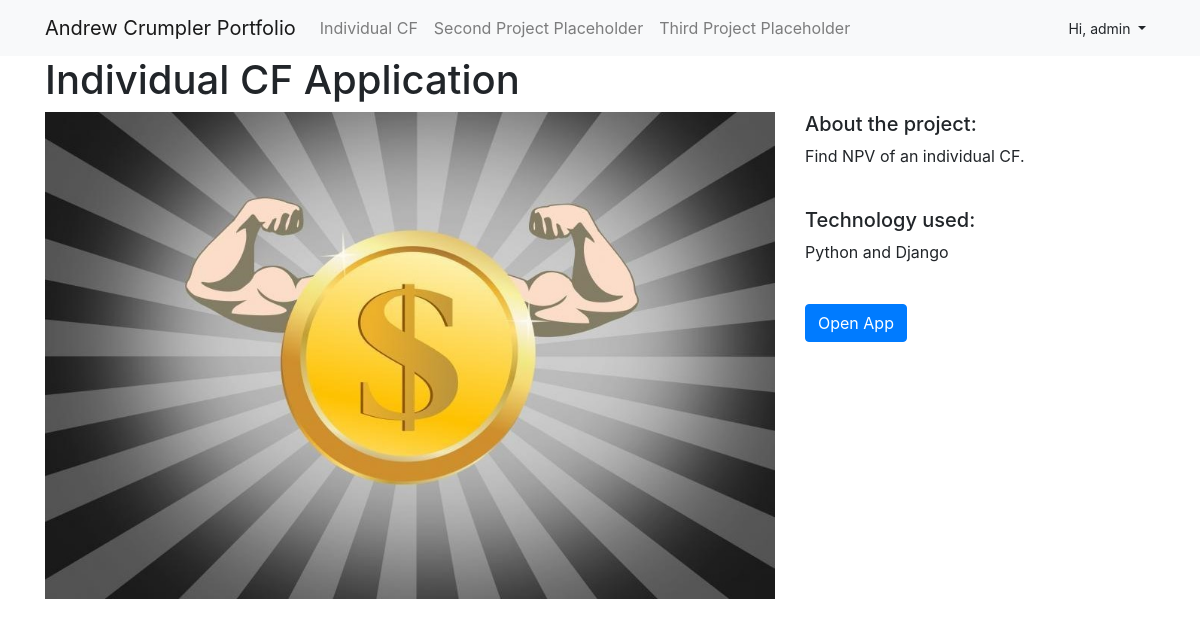
Screenshot of /projects/1/ (signed in) with the database file from the repository.
### projects/models.py (models this page shows)
class Project(models.Model):
    title = models.CharField(max_length=100)
    description = models.TextField()
    technology = models.CharField(max_length=20)
    image = models.FilePathField(path='/img')

### projects/views.py (the view)
# urls.py: path("<int:pk>/", views.project_detail, name="project_detail"),
def project_detail(request, pk):
    project = Project.objects.get(pk=pk)
    context = {
        'project': project
    }
    return render(request, 'project_detail.html', context)

### projects/templates/project_detail.html
{% extends "base.html" %}
{% load static %}
{% block page_content %}
<h1>{{ project.title }}</h1>
<div class="row">
    <div class="col-md-8">
        <img alt="" src="{% static project.image %}" width="100%">
    </div>
    <div class="col-md-4">
        <h5>About the project:</h5>
        <p>{{ project.description }}</p>
        <br>
        <h5>Technology used:</h5>
        <p>{{ project.technology }}</p>
        <br>
        <a class="btn btn-primary" href="individual_cf" role="button">Open App</a>
    </div>
</div>
{% endblock %}

### personal_portfolio/templates/base.html (shortened to what this page needs)
<link href="https://stackpath.bootstrapcdn.com/bootstrap/4.1.3/css/bootstrap.min.css"
 rel="stylesheet">
{% if user.is_authenticated %}
<nav class="navbar navbar-expand-lg navbar-light bg-light">
    <div class="container">
        <a class="navbar-brand" href="{% url 'project_index' %}">Andrew Crumpler Portfolio</a>
        <div class="collapse navbar-collapse" id="navbarSupportedContent">
            <ul class="navbar-nav mr-auto">
                <li class="nav-item">
                    <a class="nav-link" href="{% url 'project_index' %}1">Individual CF</a>
                </li>
                <li class="nav-item">
                    <a class="nav-link" href="#">Second Project Placeholder</a>
                </li>
                <li class="nav-item">
                    <a class="nav-link" href="#">Third Project Placeholder</a>
                </li>
            </ul>
            <ul class="nav navbar-nav navbar-right">
                <div class="btn-group">
                    <button aria-expanded="false" aria-haspopup="true" class="btn btn-light btn-sm dropdown-toggle"
                            data-toggle="dropdown" type="button">
                        Hi, {{ request.user.username }}
                    </button>
                </div>
            </ul>
        </div>
    </div>
</nav>
<div class="container">
    {% block page_content %}{% endblock %}
</div>
{% else %}
{% load static %}
    {% endif %}

### rows the page displays
Project: title "Individual CF Application", image (picture), description "Find NPV of an individual CF.", technology "Python and Django"

### other values shown
{{ request.user.username }} "admin"
